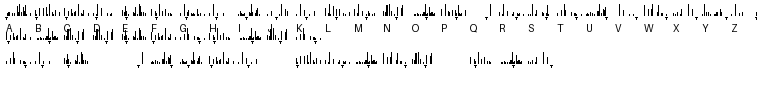

The script that saved this image:
"""connectfont.py — second font principle: glyphs are graphs.

freqfont encoded a letter's marginal frequency in its WIDTH.
connectfont encodes the letter's digraph neighbourhood in its
SHAPE: each glyph is a 26-bar histogram of P(next | letter),
x-axis = the alphabet itself, a caret under the strip marks
the letter's own index. Corpus: this repo's own English
prose (history.md, READMEs, marginalia, prose) — a font
computed from its own author's text.

Sanity checks baked in: Q's argmax must be U (the most
conditional letter in English); E's followers must be a
broad spread, not a spike.
"""

from collections import Counter
from pathlib import Path
from PIL import Image, ImageDraw

ROOT = Path(__file__).resolve().parent.parent
CORPUS = ['history.md', 'README.md',
          'marginalia/flatland-part1.md',
          'marginalia/flatland-part2.md',
          'prose/wakeup.md', 'prose/museum.md',
          'prose/letters.md']
ALPH = 'ABCDEFGHIJKLMNOPQRSTUVWXYZ'
GW, GH = 28, 16          # glyph box: 26 bars + margins
BAR_H = 11


def digraph_counts():
    nxt = {c: Counter() for c in ALPH}
    tot = Counter()
    for rel in CORPUS:
        p = ROOT / rel
        if not p.exists():
            continue
        txt = p.read_text(encoding='utf-8',
                          errors='ignore').upper()
        for a, b in zip(txt, txt[1:]):
            if a in ALPH and b in ALPH:
                nxt[a][b] += 1
                tot[a] += 1
    return nxt, tot


def glyph(nxt, tot, ch):
    """26 bars: P(next|ch) per-target normalized to own max;
    caret under own index."""
    img = Image.new('L', (GW, GH), 255)
    d = ImageDraw.Draw(img)
    mx = max(nxt[ch].values()) if tot[ch] else 1
    for i, t in enumerate(ALPH):
        f = nxt[ch].get(t, 0) / mx if mx else 0
        h = int(f * BAR_H)
        if h:
            d.line([(2 + i, BAR_H), (2 + i, BAR_H - h)], fill=0)
    x = 2 + ALPH.index(ch)
    d.polygon([(x - 1, BAR_H + 2), (x + 1, BAR_H + 2),
               (x, BAR_H + 4)], fill=0)
    return img


def specimen(nxt, tot, path):
    rows, pad = [], 4
    alpha = ''.join(ALPH)
    lines = [alpha, 'CONNECTFONT', 'THE QUICK BROWN FOX']
    w = (GW + 1) * len(alpha) + 2 * pad
    h = (GH + 8) * len(lines) + 2 * pad + 10
    img = Image.new('L', (w, h), 255)
    d = ImageDraw.Draw(img)
    for r, word in enumerate(lines):
        for i, ch in enumerate(word):
            if ch not in ALPH:
                continue
            g = glyph(nxt, tot, ch)
            img.paste(g, (pad + i * (GW + 1),
                          pad + r * (GH + 8)))
    # legend: alphabet labels under row 0
    for i, ch in enumerate(alpha):
        d.text((pad + i * (GW + 1) + 2,
                pad + GH + 2), ch, fill=0)
    img.save(path)


if __name__ == '__main__':
    nxt, tot = digraph_counts()
    out = Path(__file__).parent / 'connectfont.png'
    specimen(nxt, tot, out)
    q_top = max(nxt['Q'], key=nxt['Q'].get)
    e_top = sorted(nxt['E'].items(),
                   key=lambda kv: -kv[1])[:4]
    e_spread = len([v for v in nxt['E'].values() if v > 0])
    print(f'letters covered: {len(tot)}, '
          f'total digraphs: {sum(tot.values())}')
    print(f'Q -> top {q_top} ({nxt["Q"][q_top]}/{tot["Q"]}); '
          f'E top {e_top}; E spread {e_spread}/26')
    ok = q_top == 'U' and e_spread > 15
    print('VERDICT:', 'OK' if ok else 'FAIL')
